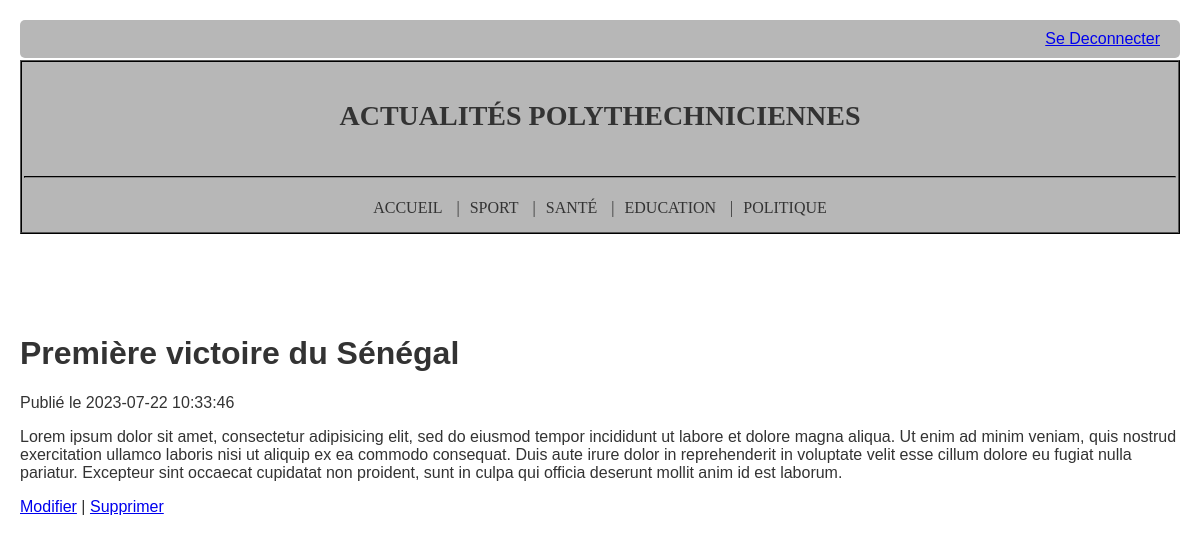
Screenshot of /index.php?action=article&id=1 with the database file from the repository.
### tables this page shows
CREATE TABLE Categorie(
	id int primary key auto_increment,
	libelle varchar(20)
);

CREATE TABLE Article(
	id int primary key auto_increment,
	titre varchar(255),
	contenu text,
	dateCreation datetime DEFAULT NOW(),
	dateModification datetime DEFAULT NOW(),
	categorie int
);

### models/CategorieDao.php (called while the page is built, shortened)
<?php
class CategorieDAO
{
    public function getAllCategories()
    {
        $bdd = (new Connexion)->getInstance();
        $query = $bdd->prepare("SELECT * FROM Categorie");
        $query->execute();
        return $query->fetchAll(PDO::FETCH_ASSOC);
    }
}
?>

### models/CategorieModel.php (called while the page is built, shortened)
<?php
require_once 'CategorieDAO.php';
class CategorieModel
{
    private $categorieDAO;
    public function __construct()
    {
        $this->categorieDAO = new CategorieDAO();
    }
    public function getAllCategories()
    {
        return $this->categorieDAO->getAllCategories();
    }
}
?>

### models/ArticleDao.php (called while the page is built, shortened)
<?php
class ArticleDAO
{
    public function getArticleById($id)
    {
        $bdd = (new Connexion)->getInstance();
        $query = $bdd->prepare("SELECT * FROM Article WHERE id = :id");
        $query->bindParam(':id', $id);
        $query->execute();
        return $query->fetch(PDO::FETCH_ASSOC);
    }
}
?>

### models/ArticleModel.php (called while the page is built, shortened)
<?php
require_once 'ArticleDAO.php';
class ArticleModel
{
    private $articleDAO;
    public function __construct()
    {
        $this->articleDAO = new ArticleDAO();
    }
    public function getArticleById($id)
    {
        return $this->articleDAO->getArticleById($id);
    }
}
?>

### views/entete.php (the view, shortened to what this page needs)
<!DOCTYPE html>
<html>
<head>
    <link rel="stylesheet" type="text/css" href="css/style.css">
</head>
<body>
    <div style="text-align: right; margin-bottom: 2px;"class="button-deconnecter">
    <a href="index.php?action=login">Se Deconnecter</a>
</div>
<div id="entete">
    <br>
    <br>
    <h1>ACTUALITÉS POLYTHECHNICIENNES</h1>
    <br>
    <br>
    <hr>
    <table id="menu" align="center">
        <tr>
            <td class="menu-item"><a href="index.php">Accueil</a></td>
            <?php foreach ($this->categories as $index => $categorie): ?>
                <td<?= ($index === count($this->categories) - 1) ? ' class="menu-item last-item"' : ' class="menu-item"' ?>><span style="padding: 0 10px;">|</span><a href="index.php?action=categorie&id=<?= $categorie['id'] ?>"><?= $categorie['libelle'] ?></a></td>
            <?php endforeach ?>
        </tr>
    </table>
</div>
</body>
</html>

### views/article.php (shortened to what this page needs)
<!DOCTYPE html>
<html>
<head>
    <link rel="stylesheet" type="text/css" href="css/style.css">
</head>
<body>
    <?php include_once 'entete.php'; ?>
        <div id="contenu" style="padding-top: 60px;">
    <?php if (!empty($article)): ?>
        <h1><?php echo $article['titre']; ?></h1>
        <span>Publié le <?php echo $article['dateCreation']; ?></span>
        <p><?php echo $article['contenu']; ?></p>
    <?php else: ?>
        <div class="message">L'article n'existe pas</div>
    <?php endif; ?>
    </div>
    <p>
                    <a href="index.php?action=modifier_article&id=<?= $article['id'] ?>">Modifier</a> |
                    <a href="index.php?action=supprimer_article&id=<?= $article['id'] ?>">Supprimer</a>
                </p>
</body>
</html>

### css/style.css (style rules this page uses)
#entete { background-color: #b7b7b7; padding: 2px; font-size: 1em; text-align: center; font-family: Georgia, serif; text-transform: uppercase; border: 2px ridge black; margin-bottom: 20px; }
#entete h1 { color: #333; font-size: 28px; margin: 0; }
#entete hr { border-color: #333; }
body { font-family: Arial, sans-serif; color: #333; max-width: 1200px; margin: 0 auto; padding: 20px; }
#contenu { padding-top: 50px; }
.menu-item { position: relative; padding: 0 1px; line-height: 40px; vertical-align: middle; }
.menu-item a { color: #333; text-decoration: none; }
.button-deconnecter { background-color: #b7b7b7; color: #333; text-decoration: none; border: none; padding: 10px 20px; border-radius: 5px; cursor: pointer; font-size: 16px; transition: background-color 0.3s ease; }

### rows the page displays
categorie: libelle "SPORT"
categorie: libelle "SANTÉ"
categorie: libelle "EDUCATION"
categorie: libelle "POLITIQUE"
article: titre "Première victoire du Sénégal", dateCreation "2023-07-22 10:33:46", contenu "Lorem ipsum dolor sit amet, consectetur adipisicing elit, sed do eiusmod tempor incididunt ut labore et dolore magna aliqua. Ut enim ad minim veniam, quis nostrud exercitation ullamco laboris nisi ut aliquip ex ea commodo consequat. Duis aute irure dolor in reprehenderit in voluptate velit esse cillum dolore eu fugiat nulla pariatur. Excepteur sint occaecat cupidatat non proident, sunt in culpa qui officia deserunt mollit anim id est laborum."
